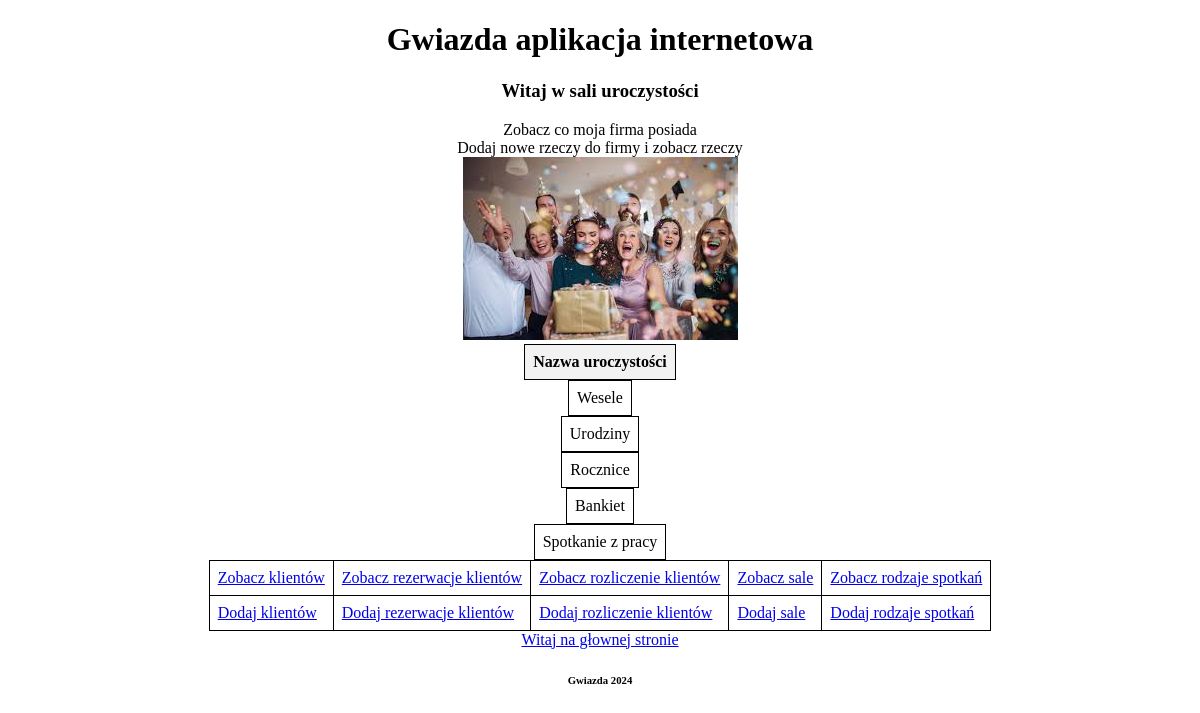
Page /L8_Gwiazda_31986_egz1_przyjecia/mainphpkg/seerodzaj_spotkaniakg.php on the committed database.
### tables this page shows
CREATE TABLE `rodzaje_spotkankg` (
  `spotkanie_idkg` int(11) NOT NULL,
  `spotkanie_nazwakg` varchar(70) NOT NULL
);

### L8_Gwiazda_31986_egz1_przyjecia/dbworkkg/selectkg/selectrodzaj_spotkaniakg.php (the view)
<?php $sql = "SELECT * FROM rodzaje_spotkankg";
        $result = $conn->query($sql);
        if ($result->num_rows > 0) {
            while($row = $result->fetch_assoc()) {
                echo "<table>";
                echo "<tr>";
                echo "<td>" . htmlspecialchars($row["spotkanie_nazwakg"]) . "</td>";
                echo "</tr>";
                echo "</table>";
            }
          } else {
            echo "0 results";
          }
          $conn->close();?>

### L8_Gwiazda_31986_egz1_przyjecia/csskg/stylekg.css (style rules this page uses)
body { text-align: center; }
table, tr, td { text-align: center; margin-left: auto; margin-right: auto; }
td, tr, th { border: 1px solid black; padding: 8px; text-align: left; }
table { border-collapse: collapse; }
th, td { border: 1px solid black; padding: 8px; text-align: left; }

### rows in the picture
rodzaje_spotkankg: spotkanie_nazwakg "Wesele"
rodzaje_spotkankg: spotkanie_nazwakg "Urodziny"
rodzaje_spotkankg: spotkanie_nazwakg "Rocznice"
rodzaje_spotkankg: spotkanie_nazwakg "Bankiet"
rodzaje_spotkankg: spotkanie_nazwakg "Spotkanie z pracy"
